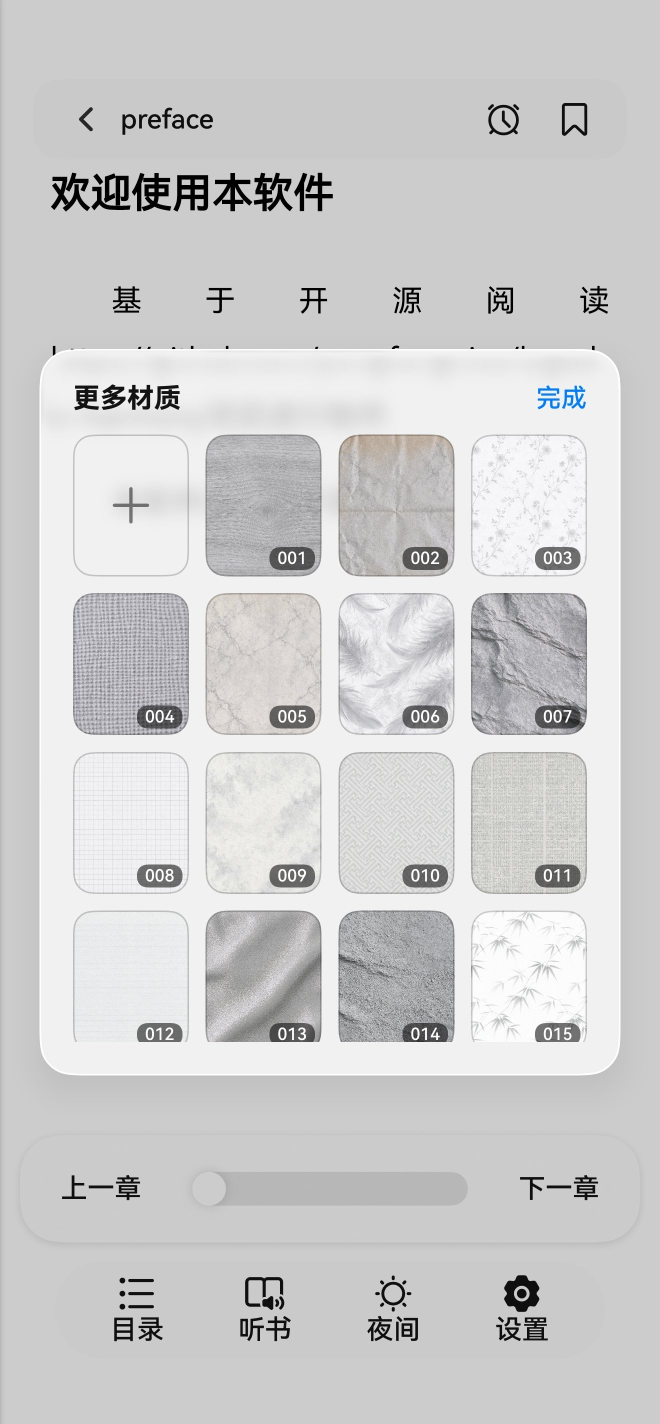
#> input picture promo/src/03_material.jpg, 1320 x 2848 px, found by its file name (shown at 1/2 size)
$ python -i demo_transitions.py   (imports and definitions only)
#> lines starting #> are read from the running program, lines starting #| are printed output that depends on the picture
### promo/video/kit.py
# -*- coding: utf-8 -*-
"""promo/video/kit.py —— 视频渲染基础件：缓动 / 背景 / 手机外框 / 文字元素

设计原则（与 make_posters.py 一脉相承）：
  1. **截图像素不改**：只做裁切 + 圆角 + 描边，UI 里的小字不会被画糊；
  2. 半透明元素必须画在独立图层再 `alpha_composite`
     —— ImageDraw 直接画带 alpha 的颜色是**替换像素**、不参与混合（make_posters.py 文件头铁律）；
  3. 每帧的开销要可控：**静态件一次算好、逐帧只做合成**，
     唯一需要逐帧变的"内容缩放"用「预放大源图 + 逐帧整数裁切」，避免每帧 LANCZOS 重采样。
"""

import os

import numpy as np
from PIL import Image, ImageDraw, ImageFilter, ImageFont

FONT_DIR = r'C:\Windows\Fonts'
# 用户自备字体优先放这里（思源黑体 SIL OFL 1.1，商用最干净）
USER_FONT_DIR = os.path.join(os.path.dirname(os.path.dirname(os.path.dirname(
    os.path.abspath(__file__)))), 'docs', '宣发物料', '00_原始素材', '字体')

# 每个字重按顺序尝试，第一个存在的胜出
_FONT_CANDIDATES = {
    'bold': [
        ('Source Han Sans', 'SourceHanSansSC-Bold.otf'),
        ('Source Han Sans', 'SourceHanSansSC-Bold.otf.otf'),
        ('HarmonyOS Sans', 'HarmonyOS_Sans_SC_Bold.ttf'),
    ],
    'medium': [
        ('Source Han Sans', 'SourceHanSansSC-Medium.otf'),
        ('HarmonyOS Sans', 'HarmonyOS_Sans_SC_Medium.ttf'),
    ],
    'regular': [
        ('Source Han Sans', 'SourceHanSansSC-Regular.otf'),
        ('HarmonyOS Sans', 'HarmonyOS_Sans_SC_Regular.ttf'),
    ],
}

FONTS = {}          # weight -> 实际文件路径
FONT_NAMES = {}     # weight -> (族名, 文件名)，打印用


def _resolve_fonts(force=None):
    """字体解析：用户字体目录优先 → 系统字体目录。

    `force='sourcehan' | 'harmony'` 可强制族（族名过滤），默认自动（谁先找到用谁）。
    """
    FONTS.clear()
    FONT_NAMES.clear()
    for weight, cands in _FONT_CANDIDATES.items():
        pool = list(cands)
        if force == 'sourcehan':
            pool = [c for c in pool if 'Source' in c[0]]
        elif force == 'harmony':
            pool = [c for c in pool if 'HarmonyOS' in c[0]]
        for family, name in pool:
            for base in (USER_FONT_DIR, FONT_DIR):
                p = os.path.join(base, name)
                if os.path.exists(p):
                    FONTS[weight] = p
                    FONT_NAMES[weight] = (family, name)
                    break
            if weight in FONTS:
                break
        if weight not in FONTS:
            raise SystemExit(f'找不到字体：{weight}（查过 {USER_FONT_DIR} 与 {FONT_DIR}）')
    _font_cache.clear()


_font_cache = {}


# [5 lines left out: function font, not called in this run]


_resolve_fonts()


# ── 缓动 ────────────────────────────────────────────────────────────────────

def clamp01(t):
    return 0.0 if t < 0 else (1.0 if t > 1 else t)


def lerp(a, b, t):
    return a + (b - a) * t


def ease_out_cubic(t):
    t = clamp01(t)
    return 1 - (1 - t) ** 3


def ease_in_out_cubic(t):
    t = clamp01(t)
    return 4 * t ** 3 if t < 0.5 else 1 - ((-2 * t + 2) ** 3) / 2


def ease_out_expo(t):
    t = clamp01(t)
    return 1.0 if t >= 1 else 1 - 2 ** (-10 * t)


def ease_out_quint(t):
    t = clamp01(t)
    return 1 - (1 - t) ** 5


# [62 lines left out: functions span, diagonal_gradient, glow_layer, noise_layer, vignette_layer, make_background, not called in this run]


# ── 手机外框 ────────────────────────────────────────────────────────────────

class Phone:
    """按"屏幕宽高"生成一台手机样机（机身 + 屏幕裁切 mask + 玻璃高光，可选灵动岛）。

    ⚠️ 2026-10-17 决策：**默认不画灵动岛**（`island=False`）。
       原因（实测）：录屏 890×1920 里灵动岛占 y 20..85，而「喵阅」标题在 y 96..146；
       成品要裁掉系统栏（y≥86），裁完标题距卡片上沿只剩 10px ⇒ 画岛必然压字。
       而系统录屏组件（红点+计时）就在岛里，属于花絮，不进成片。
       所以：屏幕内容 = 裁掉系统栏后的 App 画布，机框只保留边框/侧键/高光。
    """

    PAD_RATIO = 0.012      # 外扩留白（侧键用）
    BEZEL_RATIO = 0.030    # 边框宽 / 屏幕宽
    SCREEN_R_RATIO = 0.082  # 屏幕圆角 / 屏幕宽

    # 灵动岛（黑胶囊）尺寸 —— 2026-10-17 从真机录屏实测（promo/video/_island.py）：
    #   录屏帧 890x1920 上量得 宽 341 / 高 66 / 顶部 20
    #   ⇒ 占屏宽 0.383、占屏高 0.0344、顶部偏移 0.0104
    ISLAND_W_RATIO = 0.395
    ISLAND_H_RATIO = 0.0352
    ISLAND_TOP_RATIO = 0.0096

    # [118 lines left out: functions __init__, compose, set_alpha, text_img, chip_img, not called in this run]

### promo/video/demo_transitions.py
# -*- coding: utf-8 -*-
"""promo/video/demo_transitions.py —— 两个"信息型转场"样片

A  框内多页横滑：机框不动，5 个页面在屏幕里像胶片一样横向滑过
B  一页裂成多张卡：机框缩小上移，3 张材质卡从框里"飞"出来排到下方（带透视）

两者都只用**真实截图**，不做任何 UI 重绘。
输出：docs/宣发物料/02_成片/样片/*.mp4

依赖：Pillow + numpy + opencv（透视用 cv2，实测 2.2ms/帧；PIL 的 QUAD 要 37.7ms）
"""

import math
import os
import subprocess
import sys

import cv2
import numpy as np

sys.path.insert(0, os.path.dirname(os.path.abspath(__file__)))
from PIL import Image, ImageDraw, ImageFilter

import kit
import scenes as SCN

HERE = os.path.dirname(os.path.abspath(__file__))
PROJECT = os.path.dirname(os.path.dirname(HERE))
MAT = os.path.join(PROJECT, 'docs', '宣发物料', '00_原始素材', '截图')
FALLBACK = os.path.join(PROJECT, 'promo', 'src')
OUT = os.path.join(PROJECT, 'docs', '宣发物料', '02_成片', '样片')

CANVAS = (1080, 1920)
FPS = 30
SYS = 0.0449


# ── 素材 ────────────────────────────────────────────────────────────────────

def resolve(name):
#> called with name = '../src/03_material.jpg'
    for d in (MAT, FALLBACK):
        p = os.path.join(d, name)
        if os.path.exists(p):
            return p
    raise SystemExit(f'找不到素材 {name}')


def app_canvas(name):
    """截图 → 裁掉系统栏 → 居中 cover 到统一画布比例 0.4853。"""
    im = Image.open(resolve(name)).convert('RGB')
#> im is the input picture: PIL image 1320x2848 RGB; mean R, G, B 205.8, 205.7, 205.9
    cut = int(round(im.size[1] * SYS))
#> cut = 128
    im = im.crop((0, cut, im.size[0], im.size[1]))
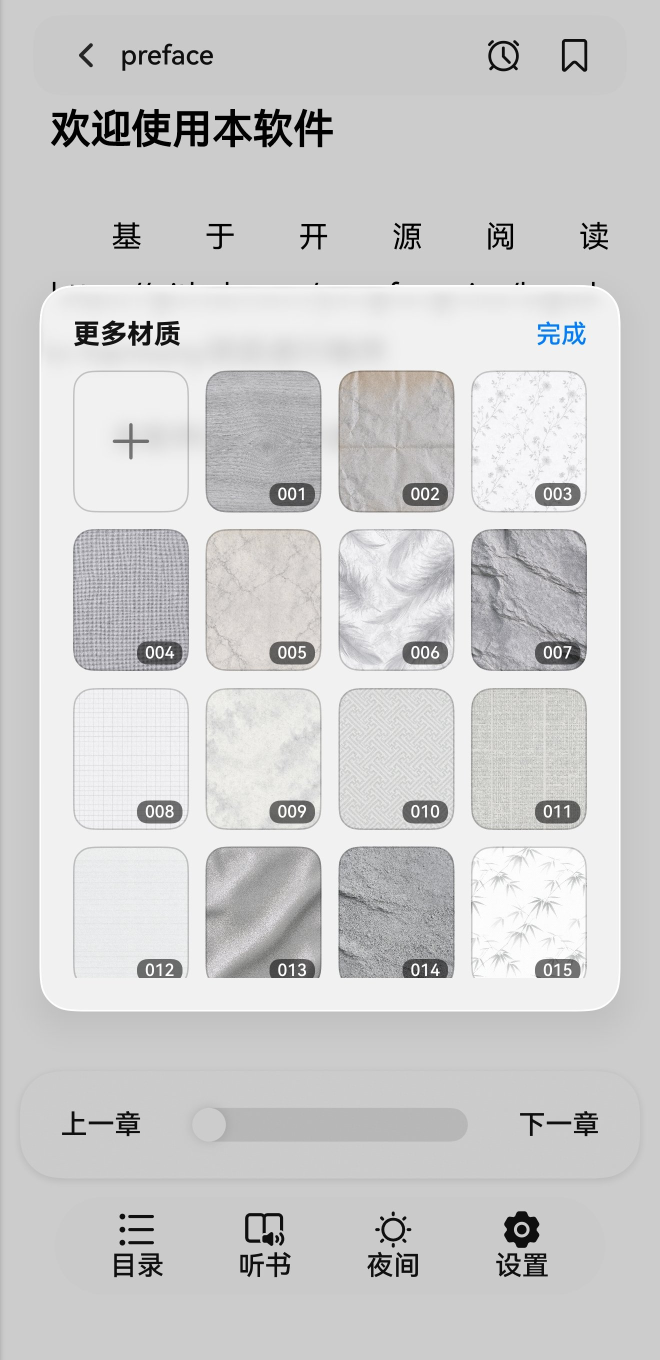
#> im: PIL image 1320x2720 RGB (shown at 1/2 size); mean R, G, B 205.9, 205.8, 206
    ar = im.size[0] / im.size[1]
#> ar = 0.485
    target = 1320 / 2720
    w, h = im.size
#> w = 1320; h = 2720
    if ar > target:
        nw = int(round(h * target))
        x = (w - nw) // 2
        return im.crop((x, 0, x + nw, h))
    nh = int(round(w / target))
#> nh = 2720
    y = (h - nh) // 2
#> y = 0
    return im.crop((0, y, w, y + nh))


# [101 lines left out: functions rounded_card, drop_shadow, warp_onto, text_block, not called in this run]


def background(c1, c2, accent):
    return kit.make_background(CANVAS, c1, c2, accent, blur_scale=1.0).convert('RGBA')


# ── A：框内多页横滑 ─────────────────────────────────────────────────────────

A_PAGES = ['02_书架_喵阅_完整版.jpg', '05_color.jpg', '03_material.jpg',
           '04_font.jpg', '07_ai_tts.jpg']


# [48 lines left out: function render_A, not called in this run]


# ── B：一页裂成三张卡 ───────────────────────────────────────────────────────

B_CARDS = ['mat_a_leather.jpg', 'mat_b_floral.jpg', 'mat_c_feather.jpg']

# B 用的真实素材：从 124829 里抽三套不同主题色（同一页面不同配色 ⇒ 小尺寸也一眼能分辨）
THEME_CLIP = os.path.join(PROJECT, 'docs', '宣发物料', '00_原始素材', '录屏',
                          'SVID_20261017_124829_1.mp4')
THEME_T = [0.40, 6.50, 8.50]


# [109 lines left out: functions theme_canvas, render_B, encode, main, not called in this run]


# [2 lines not run here, left out]

>>> result = app_canvas('../src/03_material.jpg')

$ run again, on promo/src/02_shelf_new.jpg
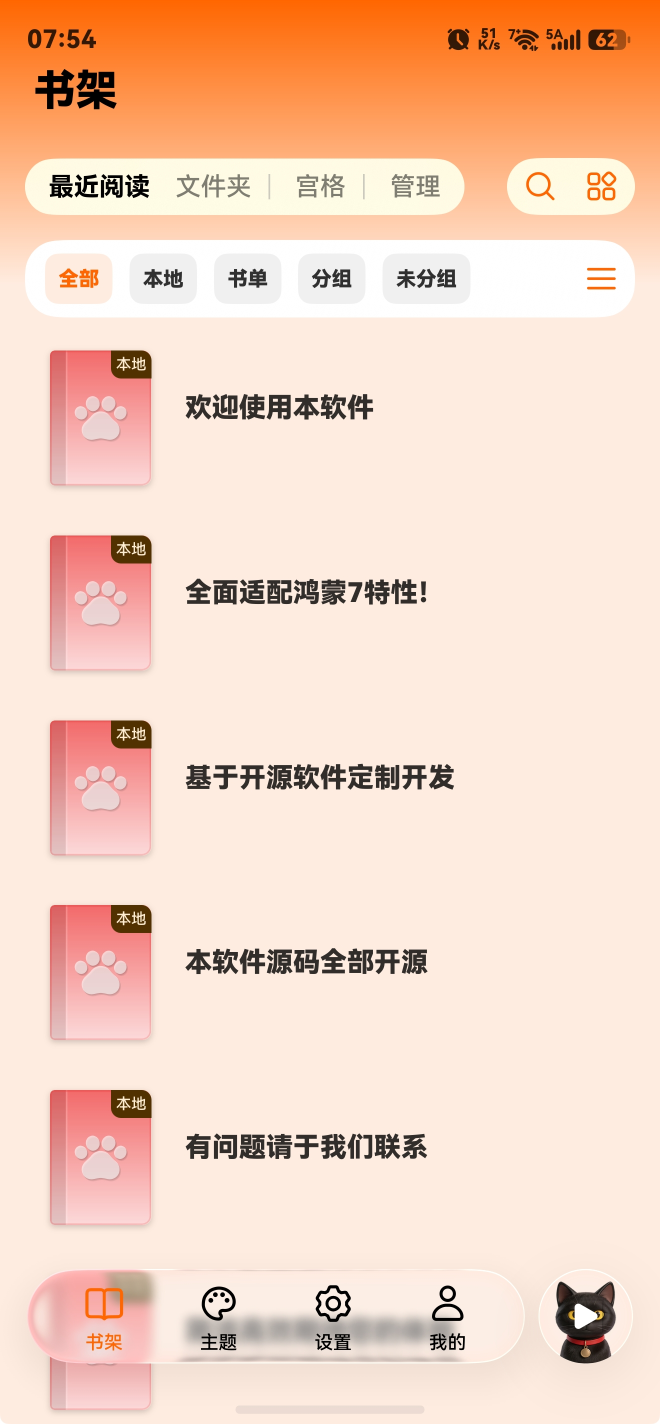
#> input picture promo/src/02_shelf_new.jpg, 1320 x 2848 px, found by its file name (shown at 1/2 size)
#> in app_canvas, im is the input picture: PIL image 1320x2848 RGB; mean R, G, B 244.2, 212.1, 193.8
#> in app_canvas, `im = im.crop((0, cut, im.size[0], im.size[1]))`:
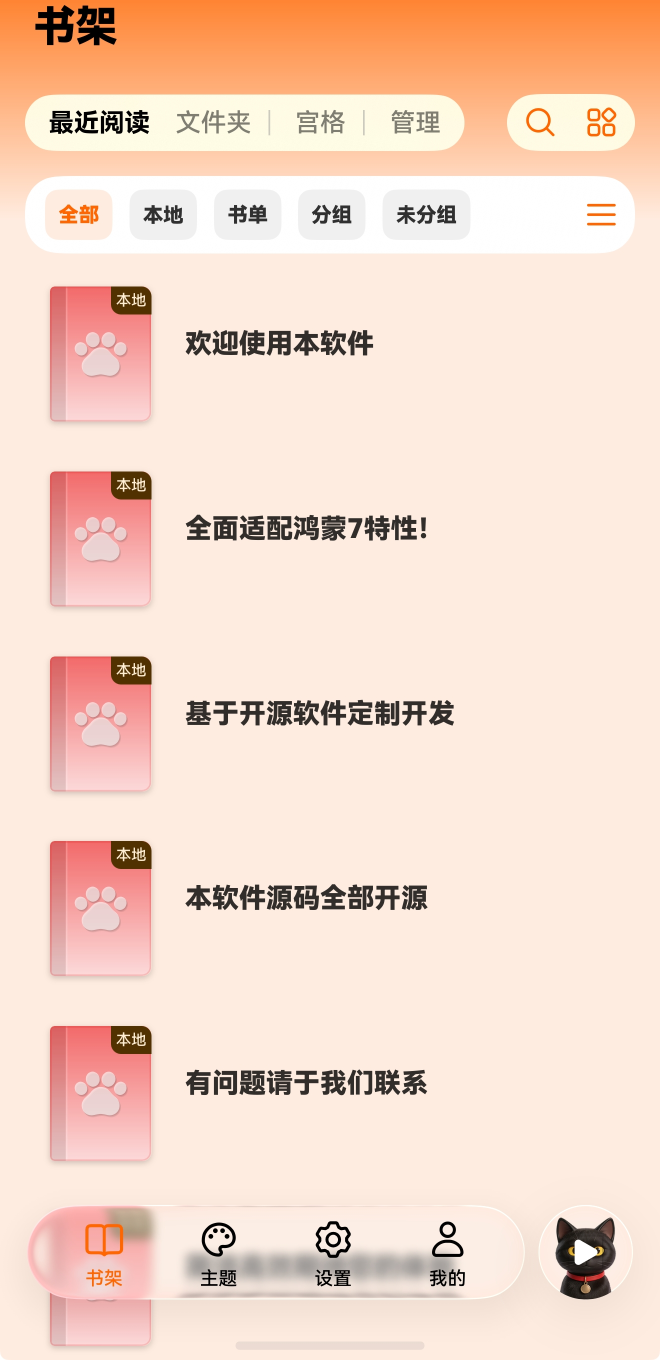
#> im: PIL image 1320x2720 RGB (shown at 1/2 size); mean R, G, B 244.2, 216.8, 201.8

$ run again, on promo/src/06_tts.jpg
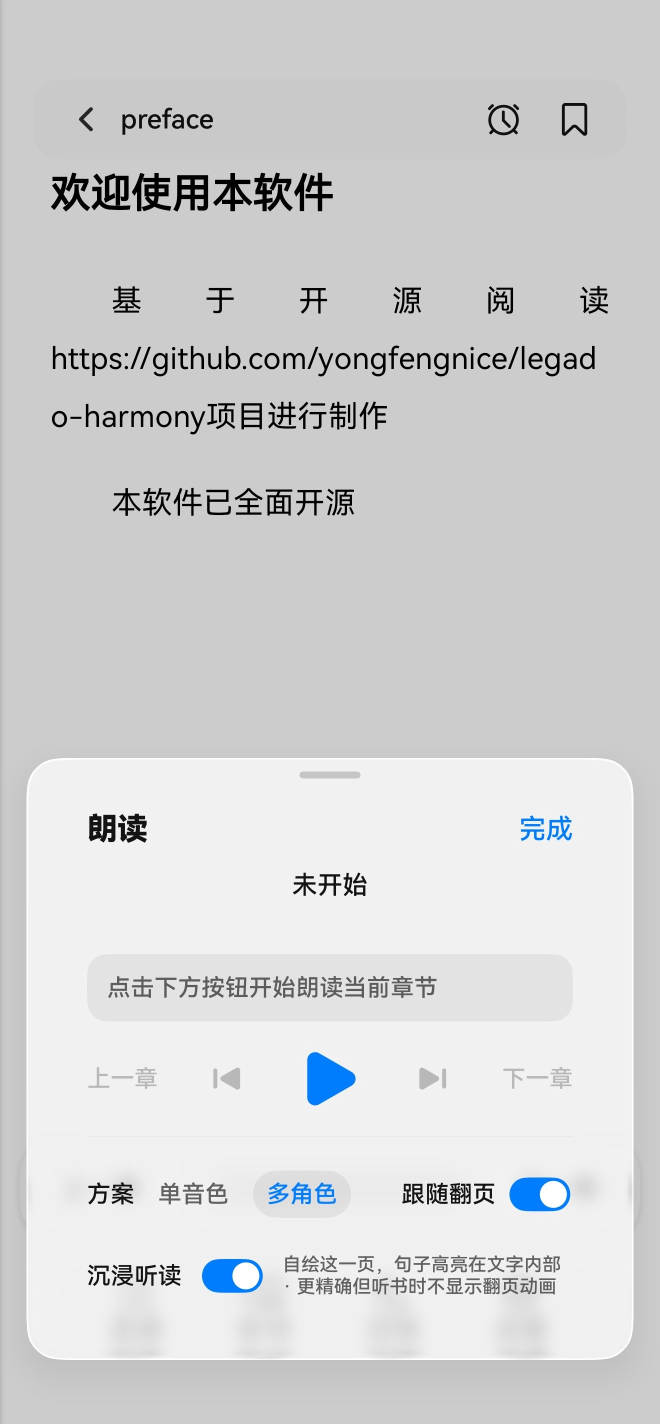
#> input picture promo/src/06_tts.jpg, 1320 x 2848 px, found by its file name (shown at 1/2 size)
#> in app_canvas, im is the input picture: PIL image 1320x2848 RGB; mean R, G, B 210.2, 210.9, 211.6
#> in app_canvas, `im = im.crop((0, cut, im.size[0], im.size[1]))`:
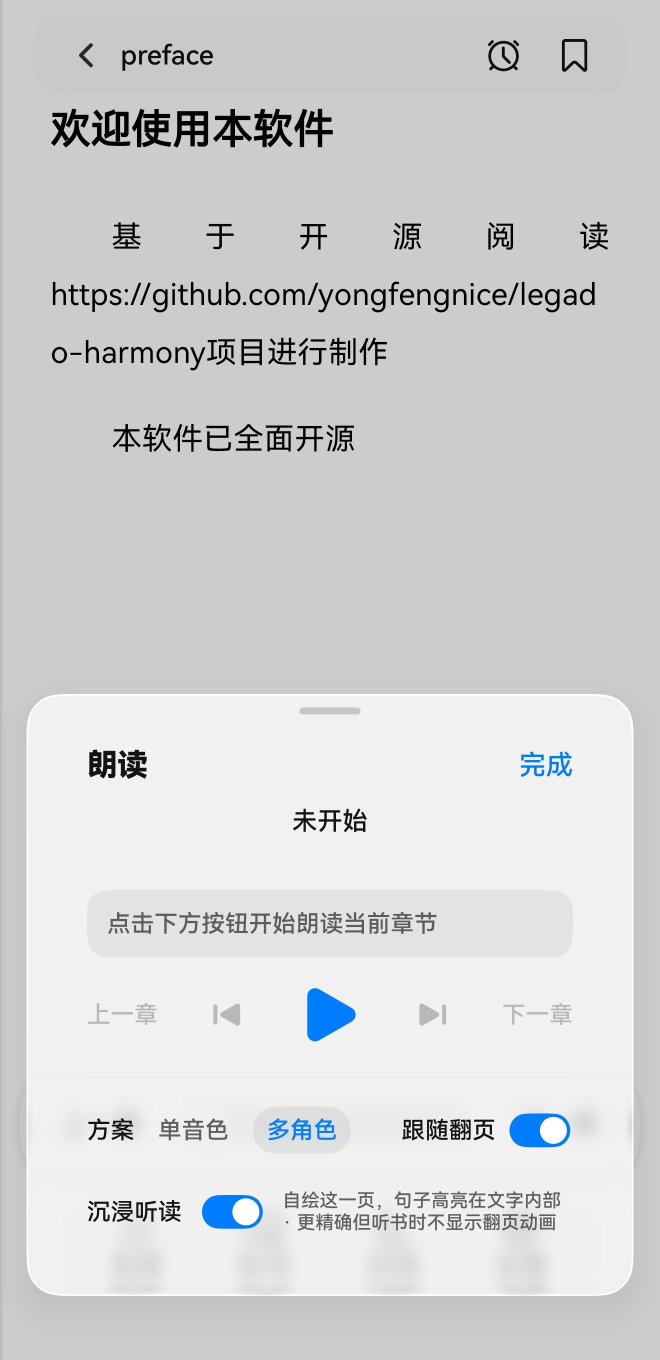
#> im: PIL image 1320x2720 RGB (shown at 1/2 size); mean R, G, B 210.5, 211.2, 211.9
